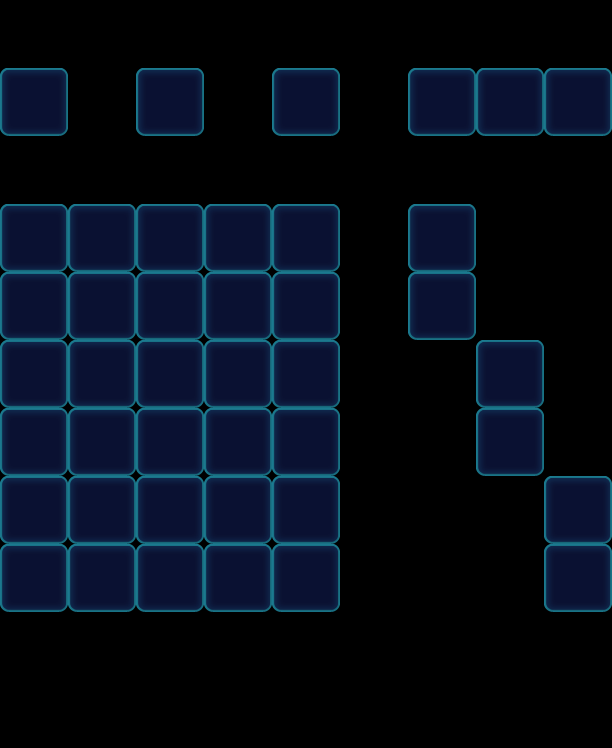

A 2D game scene composited from a Tiled map and its tileset images. What follows is a short description and the map's XML, with each tile layer's data collapsed to a summary:
An orthogonal 9x11 tile map with 68x68 px tiles, 1 tile layer (Valid), 2 tilesets and 56 objects (33x Floor, 11x Factory_Normal, 6x Monster, 3x Lock, 3x Stone).

<map version="1.0" orientation="orthogonal" width="9" height="11" tilewidth="68" tileheight="68">
 <properties>
  <property name="Connect" value="64,01,1|76,21,1|88,41,1" />
 </properties>
 <tileset firstgid="1" name="game_grid1" tilewidth="68" tileheight="68">
  <image source="game_grid1.png" width="68" height="68" />
 </tileset>
 <tileset firstgid="2" name="map" tilewidth="68" tileheight="68">
  <image source="map.png" width="1024" height="1024" />
 </tileset>
 <layer name="Valid" width="9" height="11">
  <data>[99 cells, 42 non-empty, 1 distinct tile ids]</data>
 </layer>
 <objectgroup name="BottomObj" width="9" height="11">
  <object name="Jelly" type="Floor" gid="33" x="476" y="136">
   <properties>
    <property name="Layers" value="2" />
   </properties>
  </object>
  <object name="Jelly" type="Floor" gid="33" x="408" y="136">
   <properties>
    <property name="Layers" value="2" />
   </properties>
  </object>
  <object name="Jelly" type="Floor" gid="33" x="544" y="136">
   <properties>
    <property name="Layers" value="2" />
   </properties>
  </object>
  <object name="Jelly" type="Floor" gid="33" x="0" y="272">
   <properties>
    <property name="Layers" value="2" />
   </properties>
  </object>
  <object name="Jelly" type="Floor" gid="33" x="68" y="272">
   <properties>
    <property name="Layers" value="2" />
   </properties>
  </object>
  <object name="Jelly" type="Floor" gid="33" x="204" y="272">
   <properties>
    <property name="Layers" value="2" />
   </properties>
  </object>
  <object name="Jelly" type="Floor" gid="33" x="136" y="272">
   <properties>
    <property name="Layers" value="2" />
   </properties>
  </object>
  <object name="Jelly" type="Floor" gid="33" x="272" y="272">
   <properties>
    <property name="Layers" value="2" />
   </properties>
  </object>
  <object name="Jelly" type="Floor" gid="33" x="0" y="340">
   <properties>
    <property name="Layers" value="2" />
   </properties>
  </object>
  <object name="Jelly" type="Floor" gid="33" x="136" y="340">
   <properties>
    <property name="Layers" value="2" />
   </properties>
  </object>
  <object name="Jelly" type="Floor" gid="33" x="272" y="340">
   <properties>
    <property name="Layers" value="2" />
   </properties>
  </object>
  <object name="Jelly" type="Floor" gid="33" x="204" y="340">
   <properties>
    <property name="Layers" value="2" />
   </properties>
  </object>
  <object name="Jelly" type="Floor" gid="33" x="68" y="340">
   <properties>
    <property name="Layers" value="2" />
   </properties>
  </object>
  <object name="Jelly" type="Floor" gid="33" x="0" y="408">
   <properties>
    <property name="Layers" value="2" />
   </properties>
  </object>
  <object name="Jelly" type="Floor" gid="33" x="136" y="408">
   <properties>
    <property name="Layers" value="2" />
   </properties>
  </object>
  <object name="Jelly" type="Floor" gid="33" x="272" y="408">
   <properties>
    <property name="Layers" value="2" />
   </properties>
  </object>
  <object name="Jelly" type="Floor" gid="33" x="204" y="408">
   <properties>
    <property name="Layers" value="2" />
   </properties>
  </object>
  <object name="Jelly" type="Floor" gid="33" x="68" y="408">
   <properties>
    <property name="Layers" value="2" />
   </properties>
  </object>
  <object name="Jelly" type="Floor" gid="33" x="68" y="476">
   <properties>
    <property name="Layers" value="2" />
   </properties>
  </object>
  <object name="Jelly" type="Floor" gid="33" x="0" y="612">
   <properties>
    <property name="Layers" value="2" />
   </properties>
  </object>
  <object name="Jelly" type="Floor" gid="33" x="136" y="544">
   <properties>
    <property name="Layers" value="2" />
   </properties>
  </object>
  <object name="Jelly" type="Floor" gid="33" x="68" y="612">
   <properties>
    <property name="Layers" value="2" />
   </properties>
  </object>
  <object name="Jelly" type="Floor" gid="33" x="0" y="476">
   <properties>
    <property name="Layers" value="2" />
   </properties>
  </object>
  <object name="Jelly" type="Floor" gid="33" x="0" y="544">
   <properties>
    <property name="Layers" value="2" />
   </properties>
  </object>
  <object name="Jelly" type="Floor" gid="33" x="204" y="612">
   <properties>
    <property name="Layers" value="2" />
   </properties>
  </object>
  <object name="Jelly" type="Floor" gid="33" x="204" y="476">
   <properties>
    <property name="Layers" value="2" />
   </properties>
  </object>
  <object name="Jelly" type="Floor" gid="33" x="272" y="544">
   <properties>
    <property name="Layers" value="2" />
   </properties>
  </object>
  <object name="Jelly" type="Floor" gid="33" x="272" y="612">
   <properties>
    <property name="Layers" value="2" />
   </properties>
  </object>
  <object name="Jelly" type="Floor" gid="33" x="68" y="544">
   <properties>
    <property name="Layers" value="2" />
   </properties>
  </object>
  <object name="Jelly" type="Floor" gid="33" x="272" y="476">
   <properties>
    <property name="Layers" value="2" />
   </properties>
  </object>
  <object name="Jelly" type="Floor" gid="33" x="136" y="476">
   <properties>
    <property name="Layers" value="2" />
   </properties>
  </object>
  <object name="Jelly" type="Floor" gid="33" x="136" y="612">
   <properties>
    <property name="Layers" value="2" />
   </properties>
  </object>
  <object name="Jelly" type="Floor" gid="33" x="204" y="544">
   <properties>
    <property name="Layers" value="2" />
   </properties>
  </object>
 </objectgroup>
 <objectgroup name="MiddleObj" width="9" height="11">
  <object name="Monster" type="Monster" gid="3" x="544" y="136">
   <properties>
    <property name="Color" value="Green" />
   </properties>
  </object>
  <object name="Monster" type="Monster" gid="18" x="408" y="136">
   <properties>
    <property name="Color" value="Pink" />
   </properties>
  </object>
  <object name="Monster" type="Monster" gid="19" x="476" y="136">
   <properties>
    <property name="Color" value="Yellow" />
   </properties>
  </object>
  <object type="Monster" gid="77" x="544" y="544">
   <properties>
    <property name="Color" value="Green" />
    <property name="Direction" value="Horiz" />
   </properties>
  </object>
  <object type="Monster" gid="77" x="408" y="272">
   <properties>
    <property name="Color" value="Pink" />
    <property name="Direction" value="Horiz" />
   </properties>
  </object>
  <object type="Monster" gid="77" x="476" y="408">
   <properties>
    <property name="Color" value="Yellow" />
    <property name="Direction" value="Horiz" />
   </properties>
  </object>
 </objectgroup>
 <objectgroup color="#000000" name="TopObj" width="9" height="11">
  <object name="10" type="Factory_Normal" x="0" y="136" width="68" height="68">
   <properties>
    <property name="FactoryColorsConfig" value="Blue,Green,Purple,Orange" />
   </properties>
  </object>
  <object name="Lock" type="Lock" gid="49" x="408" y="136">
   <properties>
    <property name="Layers" value="1" />
   </properties>
  </object>
  <object name="Lock" type="Lock" gid="49" x="476" y="136">
   <properties>
    <property name="Layers" value="1" />
   </properties>
  </object>
  <object name="Lock" type="Lock" gid="49" x="544" y="136">
   <properties>
    <property name="Layers" value="1" />
   </properties>
  </object>
  <object type="Stone" gid="34" x="408" y="340">
   <properties>
    <property name="Layers" value="1" />
   </properties>
  </object>
  <object type="Stone" gid="34" x="476" y="476">
   <properties>
    <property name="Layers" value="1" />
   </properties>
  </object>
  <object type="Stone" gid="34" x="544" y="612">
   <properties>
    <property name="Layers" value="1" />
   </properties>
  </object>
  </objectgroup>
</map>
<!-- 10 of 56 objects omitted -->
